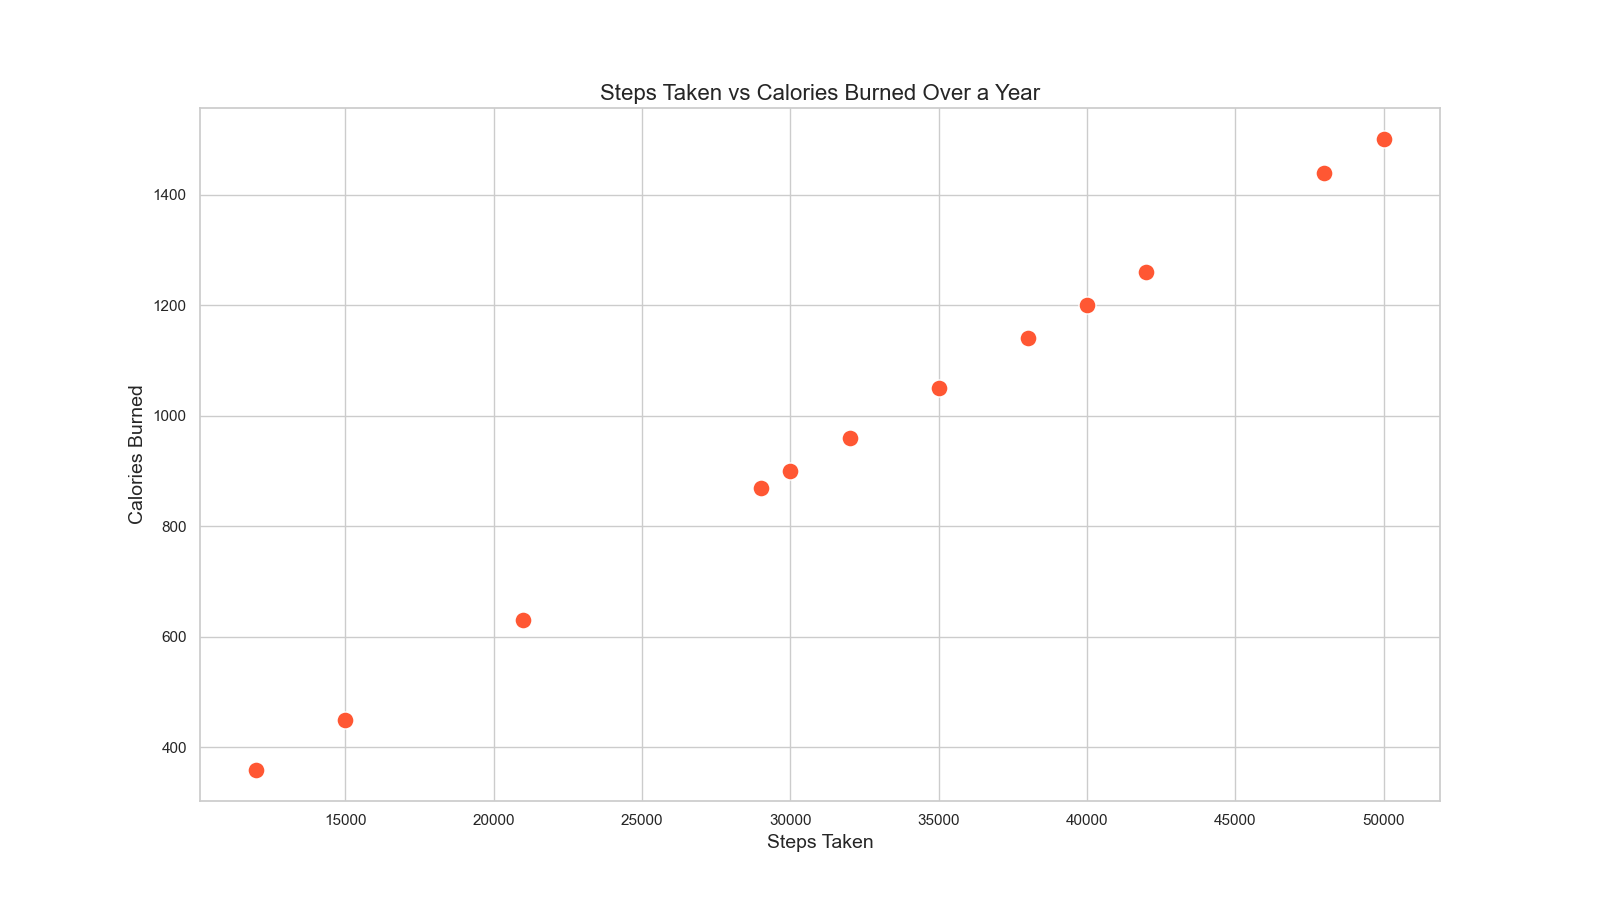

The Python source for this figure:

import pandas as pd
import seaborn as sns
import matplotlib.pyplot as plt

# Create the DataFrame
data = {
    'Month': ['January', 'February', 'March', 'April', 'May', 'June', 
              'July', 'August', 'September', 'October', 'November', 'December'],
    'StepsTaken': [12000, 15000, 21000, 30000, 35000, 42000, 50000, 48000, 40000, 38000, 32000, 29000],
    'CaloriesBurned': [360, 450, 630, 900, 1050, 1260, 1500, 1440, 1200, 1140, 960, 870]
}

df = pd.DataFrame(data)

# Set the size of the plot
plt.figure(figsize=(16, 9))

# Create scatterplot
scatter = sns.scatterplot(
    x='StepsTaken', 
    y='CaloriesBurned', 
    data=df, 
    s=150,  # size of points
    color='#FF5733'  # different color code for clarity
)

# Setting the title
plt.title('Steps Taken vs Calories Burned Over a Year', fontsize=16)

# Add labels to the axes
plt.xlabel('Steps Taken', fontsize=14)
plt.ylabel('Calories Burned', fontsize=14)

# Show the plot
plt.show()
